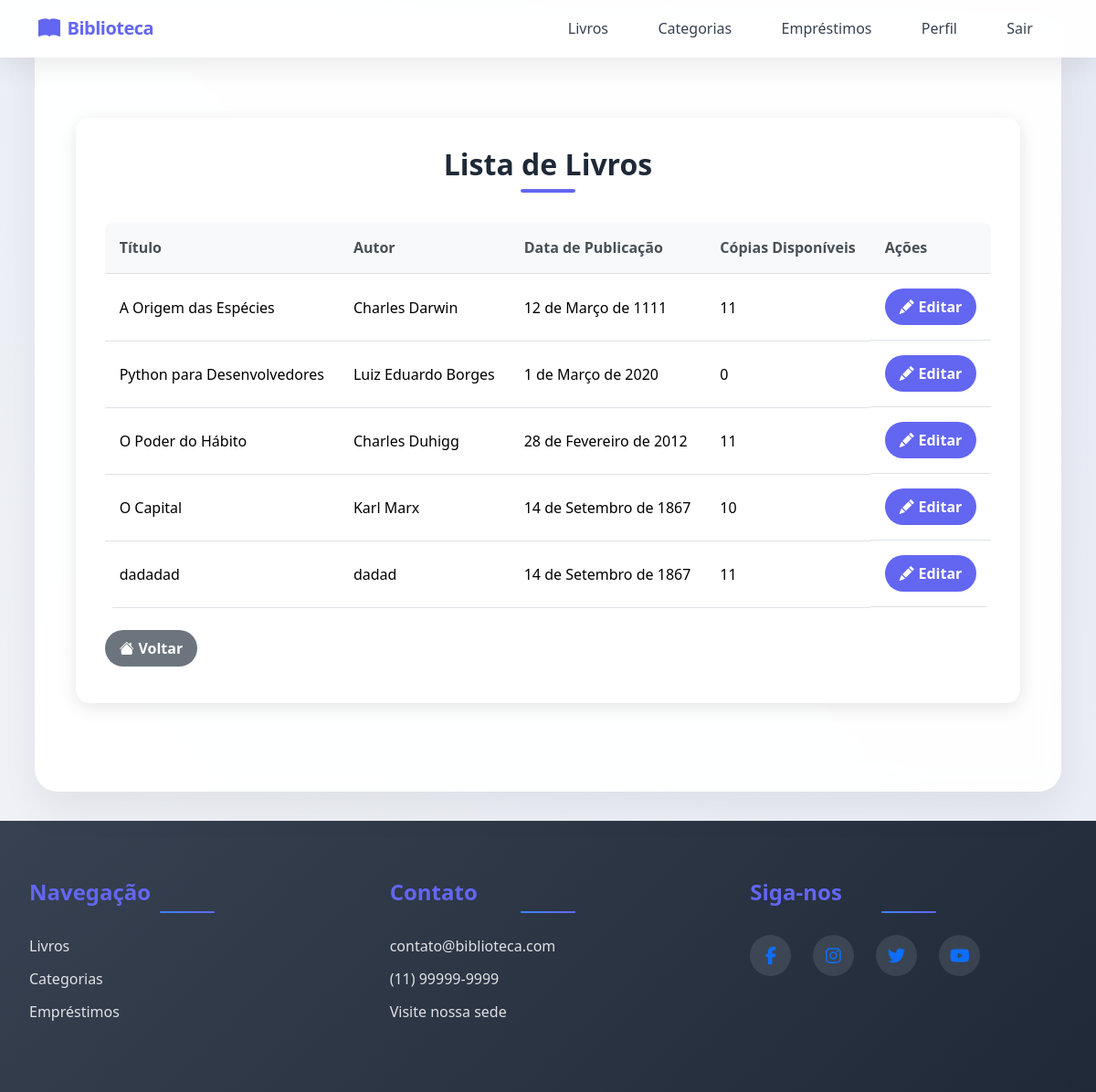
/biblioteca/listar_livro/ (signed in), run on the app's committed database.
### biblioteca/models.py (models this page shows, shortened)
class Livro(models.Model):
    titulo = models.CharField(max_length=200)
    autor = models.CharField(max_length=100)
    data_publicacao = models.DateField()
    isbn = models.CharField(
        max_length=13,
        unique=True,
        validators=[validar_isbn]
    )
    categorias = models.ManyToManyField(
        Categoria,
        related_name="livros",
        blank=False
    )
    copias_disponiveis = models.PositiveIntegerField(default=1)

### biblioteca/views.py (the view)
# urls.py: path('listar_livro/', listar_livro, name='listar_livro'),
@login_required
@csrf_protect
def listar_livro(request):
    livros = Livro.objects.all()
    return render(request, 'listar_livro.html', {'livros': livros})

### biblioteca/templates/listar_livro.html (shortened to what this page needs)
{% extends 'base.html' %}
{% block content %}
<link href="https://cdn.jsdelivr.net/npm/bootstrap@5.3.2/dist/css/bootstrap.min.css" rel="stylesheet">
<link href="https://cdn.jsdelivr.net/npm/bootstrap-icons@1.10.5/font/bootstrap-icons.css" rel="stylesheet">
<div class="livro-list-container">
    <h2>Lista de Livros</h2>
    {% if livros %}
        <div class="table-responsive">
            <table class="table table-hover mb-0">
                <thead>
                    <tr>
                        <th>Título</th>
                        <th>Autor</th>
                        <th>Data de Publicação</th>
                        <th>Cópias Disponíveis</th>
                        <th>Ações</th>
                    </tr>
                </thead>
                <tbody>
                    {% for livro in livros %}
                        <tr>
                            <td data-label="Título">{{ livro.titulo }}</td>
                            <td data-label="Autor">{{ livro.autor }}</td>
                            <td data-label="Data de Publicação">{{ livro.data_publicacao }}</td>
                            <td data-label="Cópias Disponíveis">{{ livro.copias_disponiveis }}</td>
                            <td data-label="Ações" class="action-buttons">
                                <a href="{% url 'atualizar_livro' livro.id %}" class="btn btn-custom btn-primary">
                                    <i class="bi bi-pencil-fill"></i> Editar
                                </a>
                            </td>
                        </tr>
                    {% endfor %}
                </tbody>
            </table>
        </div>
    {% endif %}
    <div class="d-flex justify-content-between mt-4 flex-wrap">
        <a href="{% url 'pagina_inicial' %}" class="btn btn-custom btn-secondary mb-2">
            <i class="bi bi-house-fill"></i> Voltar
        </a>
    </div>
</div>
{% endblock %}

### biblioteca/templates/base.html (style rules this page uses)
:root { --gradient-1: linear-gradient(135deg, #6366f1 0%, #a855f7 50%, #ec4899 100%); --gradient-2: linear-gradient(135deg, #3b82f6 0%, #6366f1 100%); --primary: #1f2937; --secondary: #374151; --accent: #6366f1; --light: #f3f4f6; --dark: #111827; --transition: all 0.3s cubic-bezier(0.4, 0, 0.2, 1); --font-family: 'Poppins', sans-serif; }
* { margin: 0; padding: 0; box-sizing: border-box; }
body { font-family: var(--font-family); background: linear-gradient(45deg, #f0f2f5 0%, #e6eaf5 100%); min-height: 100vh; display: flex; flex-direction: column; color: var(--primary); }
a { text-decoration: none; transition: var(--transition); }
.btn-custom { border: none; border-radius: 25px; padding: 0.5rem 1rem; font-weight: 600; transition: all 0.3s ease; display: flex; align-items: center; gap: 0.3rem; }
.btn-primary { background: var(--accent); color: white; }

### biblioteca/templates/listar_livro.html (style rules this page uses)
.livro-list-container { background: #ffffff; border-radius: 15px; padding: 2rem; box-shadow: 0 5px 20px rgba(0, 0, 0, 0.1); margin: 2rem auto; max-width: 1200px; animation: fadeIn 0.8s ease-out; }
.livro-list-container h2 { color: var(--primary, #0d6efd); font-weight: 700; text-align: center; margin-bottom: 2rem; position: relative; }
.livro-list-container h2::after { content: ''; width: 60px; height: 4px; background-color: var(--accent, #198754); display: block; margin: 0.5rem auto 0; border-radius: 2px; }
.table-responsive { border: none; border-radius: 10px; overflow: hidden; margin-bottom: 1.5rem; }
.table thead th { background: #f8f9fa; color: #495057; font-weight: 600; text-align: left; padding: 1rem; }
.table tbody tr { transition: background 0.3s, transform 0.3s; }
.table tbody td { padding: 1rem; vertical-align: middle; }
.action-buttons { display: flex; gap: 0.5rem; }
.btn-custom { border: none; border-radius: 50px; padding: 0.5rem 1rem; font-weight: 600; transition: all 0.3s ease; display: flex; align-items: center; gap: 0.3rem; }
.btn-primary { background: var(--accent, #198754); color: white; }
.btn-secondary { background: #6c757d; color: white; }

### data on the page
Livro: titulo "A Origem das Espécies", autor "Charles Darwin", data_publicacao "12 de Março de 1111", copias_disponiveis "11"
Livro: titulo "Python para Desenvolvedores", autor "Luiz Eduardo Borges", data_publicacao "1 de Março de 2020", copias_disponiveis "0"
Livro: titulo "O Poder do Hábito", autor "Charles Duhigg", data_publicacao "28 de Fevereiro de 2012", copias_disponiveis "11"
Livro: titulo "O Capital", autor "Karl Marx", data_publicacao "14 de Setembro de 1867", copias_disponiveis "10"
Livro: titulo "dadadad", autor "dadad", data_publicacao "14 de Setembro de 1867", copias_disponiveis "11"
